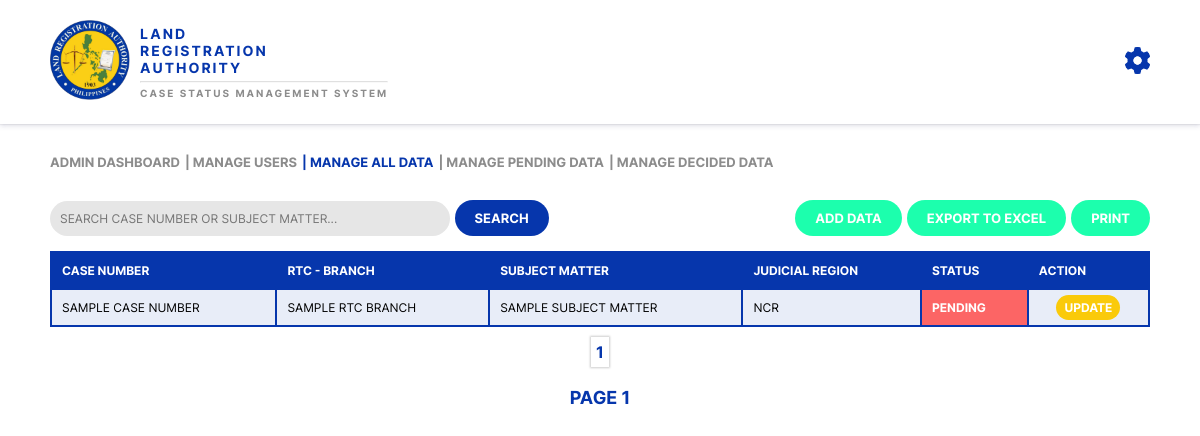
Page /admin/admin_manage_all_data_table.php (signed in) on the committed database.
### tables this page shows
CREATE TABLE `lra_data_tb` (
  `id` int(11) NOT NULL,
  `case_number` varchar(100) NOT NULL,
  `rtc_branch` varchar(500) NOT NULL,
  `subject_matter` varchar(500) NOT NULL,
  `type_of_document` varchar(500) NOT NULL,
  `judicial_region` varchar(50) NOT NULL,
  `status` varchar(50) NOT NULL
);

### admin/admin_manage_all_data_table.php (the view, shortened to what this page needs)
<?php
    require "../connection/conn.php";
?>
<!DOCTYPE html>
<html lang="en">
<head>
    <link rel="stylesheet" href="../assets/css/main.css">
</head>
<body>
    <?php require "./admin_header.php"; ?>
    <main class="main" id="main">
        <div class="main_wrapper">
            <ul class="main_pages">
                <li class="main_pages_item">
                    <a href="./admin_dashboard.php" class="main_pages_item_link">
                    <?php echo strtoupper($_SESSION['username']); ?> DASHBOARD
                    </a>
                </li>
                <li class="main_pages_item"><a href="./admin_manage_users_table.php" class="main_pages_item_link">| MANAGE USERS</a></li>
                <li class="main_pages_item"><a href="" class="main_pages_item_link active">| MANAGE ALL DATA</a></li>
                <li class="main_pages_item"><a href="./admin_manage_pending_data_table.php" class="main_pages_item_link">| MANAGE PENDING DATA</a></li>
                <li class="main_pages_item"><a href="./admin_manage_decided_data_table.php" class="main_pages_item_link">| MANAGE DECIDED DATA</a></li>
            </ul>
            <div class="data_table_wrapper">
                <div class="data_table_actions">
                    <form action="#" method="POST" class="data_table_actions_search_data">
                        <input type="text" name="search_data" class="search_data" placeholder="Search Case Number or Subject Matter..." required>
                        <button type="submit" name="search_data_btn" class="search_data_btn">SEARCH</button>
                    </form>
                    <div class="data_table_actions_btn">
                        <a href="./admin_add_data_form.php" class="add_data_link">ADD DATA</a>
                        <form action="../export_all_data_table_to_excel.php" method="POST">
                            <button type="submit" name="export_to_excel_btn" class="export_to_excel_btn">EXPORT TO EXCEL</button>
                        </form>
                        <a href="./admin_print_all_data_table.php" class="print_btn">PRINT</a>
                    </div>
                </div>
                <table class="data_table" id="data_table">
                    <thead class="data_table_head">
                        <tr>
                            <th>CASE NUMBER</th>
                            <th>RTC - BRANCH</th>
                            <th>SUBJECT MATTER</th>
                            <th>JUDICIAL REGION</th>
                            <th>STATUS</th>
                            <th>ACTION</th>
                        </tr>
                    </thead>
                    <tbody class="data_table_body">
                        <?php
                            $limit = 1000;
                            if (isset($_GET["page"])) {
                                $page  = $_GET["page"];
                            }
                            else {
                                $page=1;
                            }
                            $start_from = ($page-1) * $limit;
                            if(isset($_POST['search_data_btn']))
                            {
                                $search_data = trim(mysqli_real_escape_string($conn, $_POST['search_data']));
                                $query = mysqli_query($conn, "SELECT * FROM `lra_data_tb` WHERE CONCAT(case_number, subject_matter) LIKE '%$search_data%'");
                                if(mysqli_num_rows($query) == 0)
                                {
                                    ?>
                                        <td class="no_result_found">NO RESULT FOUND!</td>
                                        <td></td>
                                        <td class="no_result_found">NO RESULT FOUND!</td>
                                        <td></td>
                                        <td></td>
                                        <td></td>
                                    <?php
                                }
                            }
                            else
                            $query = mysqli_query($conn, "SELECT * FROM `lra_data_tb` ORDER BY id DESC LIMIT $start_from, $limit");
                            while($row = mysqli_fetch_array($query)){
                                ?>
                                    <tr>
                                        <td><?php echo $row['case_number']; ?></td>
                                        <td><?php echo $row['rtc_branch']; ?></td>
                                        <td><?php echo $row['subject_matter']; ?></td>
                                        <td><?php echo $row['judicial_region']; ?></td>
                                        <?php
                                            if($row['status'] == 'PENDING') {
                                                ?>
                                                    <td class="pending_status"><?php echo $row['status']; ?></td>
                                                <?php
                                            }
                                            else if ($row['status'] == 'DECIDED') {
                                                ?>
                                                    <td class="decided_status"><?php echo $row['status']; ?></td>
                                                <?php
                                            }
                                        ?>
                                        <td  class="data_table_td_actions">
                                            <a href="./admin_update_data_form.php?id=<?php echo $row["id"] ?>" class="update_data_link">UPDATE</a>
                                        </td>
                                    </tr>
                                <?php
                            }
                        ?>
                    </tbody>
                </table>
                <?php
                    $query = mysqli_query($conn, "SELECT COUNT(*) as case_number FROM `lra_data_tb`");
                    $result = mysqli_fetch_row($query);
                    $total_records = $result[0];
                    $total_pages = ceil($total_records / $limit);
                    ?>
                        <ul class="pagination">
                            <?php
                                for ($i=1; $i <= $total_pages; $i++) {
                                    ?>
                                        <li class="page_item"><a class="page_link" href="./admin_manage_all_data_table.php?page=<?php echo $i ?>"><?php echo $i ?></a></li>
                                    <?php
                                }
                            ?>
                        </ul>
                        <h1 class="table_page_no">PAGE <?php echo $page ?></h1>
            </div>
        </div>
    </main>
</body>
</html>

### assets/css/main.css (style rules this page uses)
:root { --FFF: #FFF; --000: #000; --0636AC: #0636AC; --faca0a: #faca0a; --e6e6e6: #e6e6e6; --fc6565: #fc6565; --e8edf8: #e8edf8; --d5def1: #d5def1; --8c8c8c: #8c8c8c; --1cffad: #1cffad; --20d1f5: #20d1f5; --bold: 700; --normal: 400; }
* { margin: 0; padding: 0; box-sizing: border-box; font-family: "inter"; scroll-behavior: smooth; text-transform: uppercase; }
a { text-decoration: none; }
ul { list-style: none; }
button { background-color: transparent; cursor: pointer; }
button, input, textarea, select { border: none; }
button, input, textarea, select:focus { outline: none; }
.main_wrapper { padding: 30px 50px 100px 50px; }
#main .main_wrapper .main_pages { display: flex; column-gap: 5px; margin-bottom: 30px; }
#main .main_wrapper .main_pages .main_pages_item { font-weight: var(--bold); font-size: 13px; }
#main .main_wrapper .main_pages .main_pages_item .main_pages_item_link { color: var(--8c8c8c); }
#main .main_wrapper .main_pages .main_pages_item .main_pages_item_link.active { color: var(--0636AC); }
#main .main_wrapper .data_table_actions { display: flex; justify-content: space-between; align-items: center; }
#main .main_wrapper .data_table_actions .data_table_actions_search_data .search_data { width: 400px; padding: 10px; background-color: var(--e6e6e6); border-radius: 25px; font-size: 12px; }
#main .main_wrapper .data_table_actions .data_table_actions_btn { display: flex; align-items: center; column-gap: 5px; }
#main .main_wrapper .data_table_actions .search_data_btn, .add_data_link, .export_to_excel_btn, .print_btn { padding: 10px 20px; color: var(--FFF); border-radius: 25px; font-weight: var(--bold); font-size: 13px; }
#main .main_wrapper .data_table_actions .search_data_btn { background-color: var(--0636AC); }
#main .main_wrapper .data_table_actions .add_data_link, .export_to_excel_btn, .print_btn { background-color: var(--1cffad); }
#main .main_wrapper .data_table { width: 100%; margin: 0 auto; margin-top: 15px; font-size: 12px; background-color: var(--0636AC); }
#main .main_wrapper .data_table .data_table_head { background-color: var(--0636AC); }
#main .main_wrapper .data_table .data_table_body { background-color: var(--e8edf8); }
#main .main_wrapper .data_table .data_table_body .pending_status { background-color: var(--fc6565); color: var(--FFF); font-weight: var(--bold); }
#main .main_wrapper .data_table .data_table_head tr th { padding: 10px; color: var(--FFF); font-weight: var(--bold); text-align: left; }
#main .main_wrapper .data_table .data_table_body tr td { padding: 10px; }
#main .main_wrapper .data_table .data_table_body .data_table_td_actions { text-align: center; }
#main .main_wrapper .data_table .data_table_body tr .data_table_td_actions .update_data_link, .delete_data_btn { padding: 5px 8px; border-radius: 25px; color: var(--FFF); font-weight: var(--bold); }
#main .main_wrapper .data_table .data_table_body tr .data_table_td_actions .update_data_link { background-color: var(--faca0a); }
#main .main_wrapper .data_table_wrapper .pagination { display: flex; flex-wrap: wrap; gap: 5px; justify-content: center; width: 100%; margin-top: 10px; }
#main .main_wrapper .data_table_wrapper .pagination .page_item { padding: 5px; background-color: var(--FFF); box-shadow: 0 0 2px 1px rgba(0,0,0,0.2); font-size: 16px; font-weight: var(--bold); }
#main .main_wrapper .data_table_wrapper .pagination .page_item .page_link { color: var(--0636AC); }
#main .main_wrapper .data_table_wrapper .table_page_no { font-size: 18px; color: var(--0636AC); font-weight: var(--bold); text-align: center; margin-top: 20px; }

### rows in the picture
lra_data_tb: case_number "SAMPLE CASE NUMBER", rtc_branch "SAMPLE RTC BRANCH", subject_matter "SAMPLE SUBJECT MATTER", judicial_region "NCR", status "PENDING"

### other values in the picture
$_SESSION['username'] "ADMIN"
$page "1"
